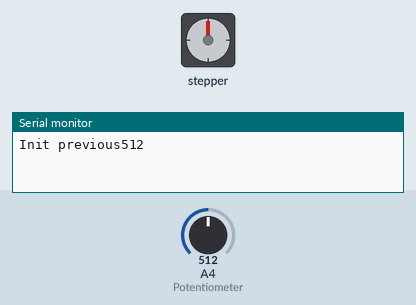
The sketch below on a simulated Arduino Nano, built with avr-gcc and run on an emulated ATmega328P. Parts: stepper motor, the last lines printed to the serial monitor. The test bench sets the inputs (shaded band); at power-on: A4 (Potentiometer) = 512. Stepper angles assume 200 steps per turn.

Above: at 1.2 s.
1.3 s: A4 (Potentiometer) set to 523
At 3.0 s:
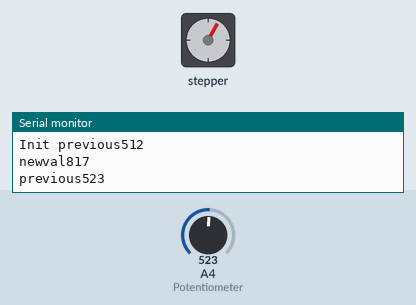
4.0 s: A4 (Potentiometer) set to 716
At 5.9 s:
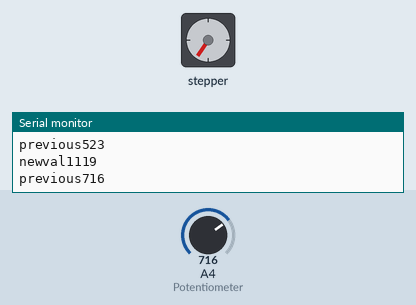
7.7 s: A4 (Potentiometer) set to 727
At 8.9 s:
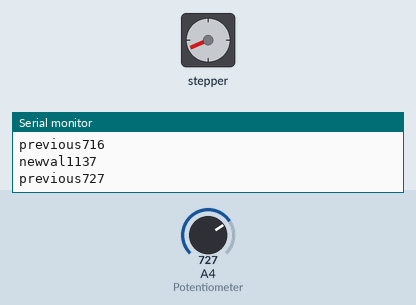
10.8 s: A4 (Potentiometer) set to 900
At 11.8 s:
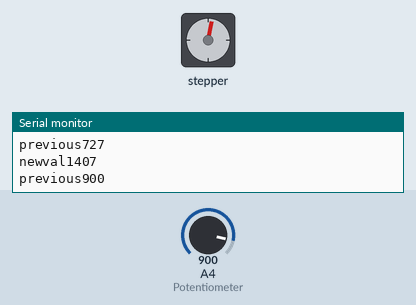
Timing chart, 0 to 13.8 s (numbered marks = the images above; inputs shaded):
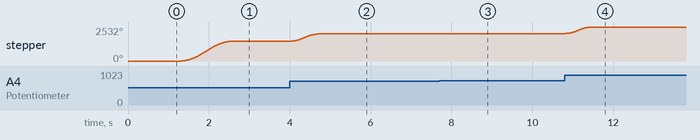

The sketch:

MobileRobot_StepWtPoten.ino
```cpp
/* Arduino Stepper Control with Potentiometer

Created by Yvan / https://Brainy-Bits.com
This code is in the public domain...
You can: copy it, use it, modify it, share it or just plain ignore it!
Thx!

*/

#include "AccelStepper.h"
// Library created by Mike McCauley at http://www.airspayce.com/mikem/arduino/AccelStepper/

// AccelStepper Setup
AccelStepper stepper(1, 3, 2);    // 1 = Easy Driver interface
                                  // Nano Pin 3 connected to STEP pin of Easy Driver
                                  // Nano Pin 2 connected to DIR pin of Easy Driver

// Variables to store current, previous and move position
int val = 0;
int previous = 0;
int long newval = 0;

void setup()
{
  Serial.begin(9600);
  stepper.setMaxSpeed(2400);  // Set speed fast enough to follow pot rotation
  stepper.setAcceleration(2400);  //  High Acceleration to follow pot rotation
  previous = analogRead(A4);
  Serial.print("Init previous");
  Serial.println(previous);
}

void loop()
{
  val = analogRead(A4);      //  Read Potentiometer current value
  if (Serial.available())    //  Make sure all the frame is received
  {
    char cmd = Serial.read();
    if (cmd == 'l')
    {
      Serial.println("serial left");
      previous = previous+20;
      cmd = 'z';
    }
    else if (cmd == 'r')
    {
      Serial.println("serial right");
      previous = previous-20;
      cmd = 'z';
    }
  }

  if ((val > previous+10) || (val < previous-10)) // Check that a move of the pot is at least > or < than 6
  {
    newval = map(val, 0, 1023, 0, 1600);        // Map value (1600 = 1 stepper shaft rotation)
    stepper.runToNewPosition(newval);  // Move stepper to new position
    previous = val;  // save current value into variable previous

    Serial.print("newval");
    Serial.println(newval);
    Serial.print("previous");
    Serial.println(previous);
  }
}
```

Measured:
- the behaviour switches between 522 and 523 on A4 (Potentiometer) (found by bisection; images 0 and 1)
- the behaviour switches between 726 and 727 on A4 (Potentiometer) (found by bisection; images 2 and 3)
- after the input at 1.3 s, stepper: turns 1470° clockwise in 1.2 s, starting at once
- after the input at 4.0 s, stepper: turns 544° clockwise in 0.68 s, starting at once
- after the input at 7.7 s, stepper: turns 32° clockwise in 0.10 s, starting at once
- after the input at 10.8 s, stepper: turns 486° clockwise in 0.64 s, starting at once
